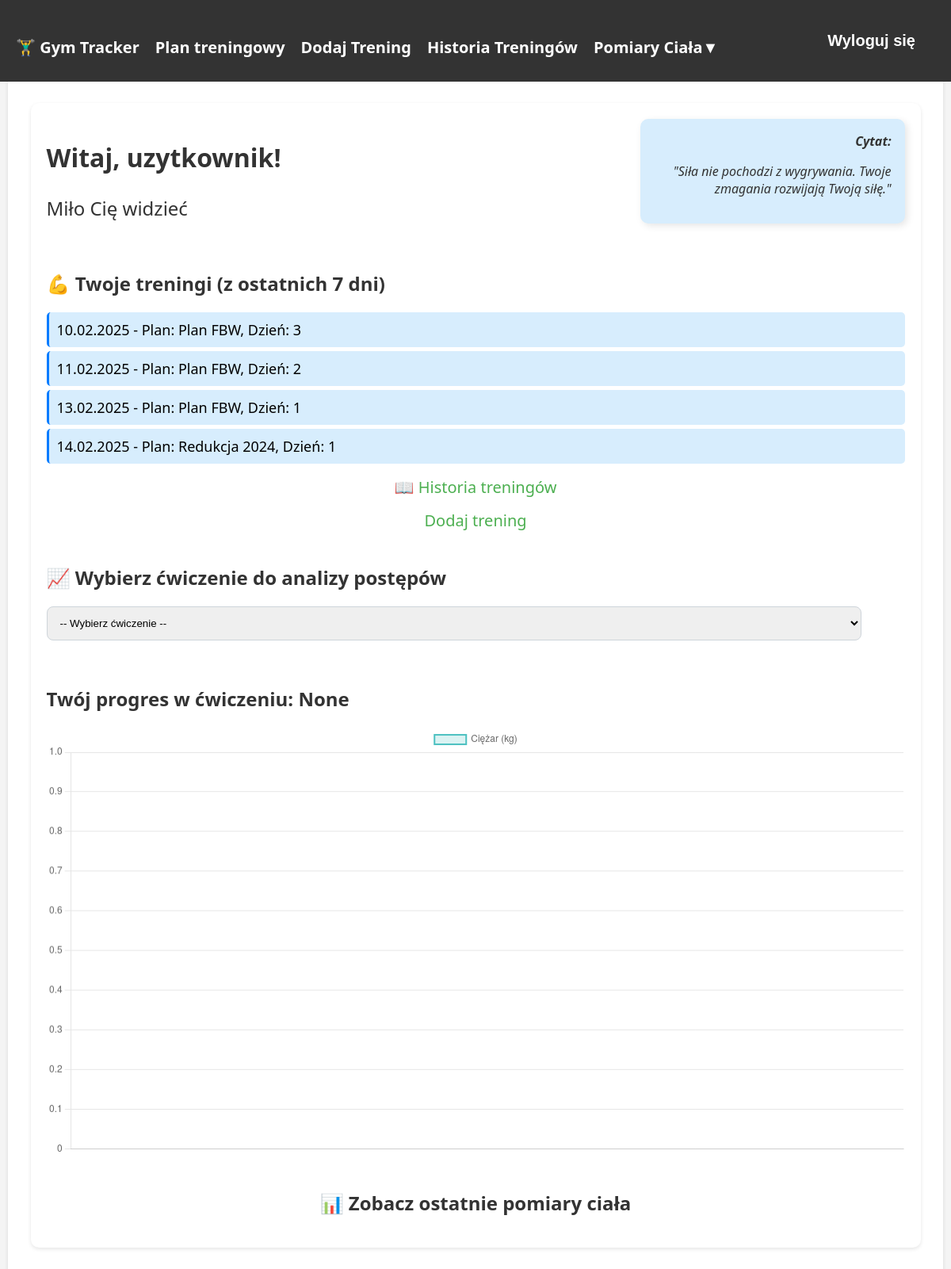
Screenshot of / (signed in) with the database file from the repository.
### tracker/models.py (models this page shows, shortened)
class Workout(models.Model):
    user = models.ForeignKey(User, on_delete=models.CASCADE)
    plan = models.ForeignKey('TrainingPlan', on_delete=models.CASCADE, null=True, blank=True)
    training_day = models.ForeignKey('TrainingDay', on_delete=models.CASCADE, null=True, blank=True)
    date = models.DateField(null=True, blank=True, default=datetime.now)

class TrainingDay(models.Model):
    plan = models.ForeignKey("TrainingPlan", on_delete=models.CASCADE, related_name="training_days")
    day_number = models.IntegerField()

class TrainingPlan(models.Model):
    PLAN_TYPE_CHOICES = [
        ('masa', 'Plan na masę'),
        ('redukcja', 'Plan na redukcję'),
        ('utrzymanie', 'Plan na utrzymanie'),
    ]
    user = models.ForeignKey(User, on_delete=models.CASCADE)
    name = models.CharField(max_length=100)
    plan_type = models.CharField(max_length=20, choices=PLAN_TYPE_CHOICES)
    days_per_week = models.IntegerField(
        validators=[MinValueValidator(1), MaxValueValidator(7)],
        verbose_name='Dni treningowe w tygodniu'
    )

### tracker/views.py (the view, shortened to what this page needs)
# urls.py: path('', dashboard, name='dashboard'),
@login_required
def dashboard(request):
    username = request.user.username
    random_quote = random.choice(MOTIVATION_QUOTES)
    recent_workouts = Workout.objects.filter(
        user=request.user,
        date__gte=now() - timedelta(days=7),
        date__lte=now().date()
    ).order_by('date')
    user_exercises = WorkoutExercise.objects.filter(workout__user=request.user).values_list('name', flat=True).distinct()
    selected_exercise = request.GET.get("exercise")
    chart_labels = []
    chart_data = []
    return render(request, "tracker/dashboard.html", {
        "username": username,
        "quote": random_quote,
        "recent_workouts": recent_workouts,
        "user_exercises": user_exercises,
        "selected_exercise": selected_exercise,
        "chart_labels": json.dumps(chart_labels),
        "chart_data": json.dumps(chart_data),
    })

### tracker/templates/tracker/dashboard.html (shortened to what this page needs)
{% extends "tracker/base.html" %}
{% block content %}
<div class="container position-relative">
    <div class="quote-box">
        <strong >Cytat:</strong>
        <p class="mb-0">"{{ quote }}"</p>
    </div>
    <h2 style="font-size: 2rem; font-weight: bold;">Witaj, {{ username }}!</h2>
    <h2 style="font-weight: normal;">Miło Cię widzieć</h2>
    <div class="row">
        <div class="col-md-10">
            <div class="card">
                <div class="card-body">
                <br>
                    <h2 class="card-title">💪 Twoje treningi (z ostatnich 7 dni)</h2>
                    {% if recent_workouts %}
                        <ul class="list-group">
                            {% for workout in recent_workouts %}
                                <li class="list-group-item d-flex justify-content-between align-items-center">
                                    <span style="font-size: 18px;">
                                        {{ workout.date|date:"d.m.Y" }} - Plan: {{ workout.training_day.plan.name }}, Dzień: {{ workout.training_day.day_number }}
                                    </span>
                                </li>
                            {% endfor %}
                        </ul>
                    {% else %}
                        <p>Nie masz zapisanych treningów z ostatnich 7 dni.</p>
                    {% endif %}
                    <a href="{% url 'workout_history' %}" class="btn btn-secondary" >📖 Historia treningów</a>
                    <a href="{% url 'add_workout' %}" class="btn btn-secondary">Dodaj trening</a>
                </div>
            </div>
        </div>
    </div>
    <br>
    <h2>📈 Wybierz ćwiczenie do analizy postępów</h2>
    <form method="get">
        <select name="exercise" class="form-control" onchange="this.form.submit()">
            <option value="">-- Wybierz ćwiczenie --</option>
        </select>
    </form>
    <br>
    {% if chart_data %}
        <h2 class="mt-4">Twój progres w ćwiczeniu: {{ selected_exercise }}</h2>
        <div>
            <canvas id="progressChart"></canvas>
        </div>
    {% endif %}
    <br>
    <div class="row">
        <div class="col-md-4">
            <div class="card">
                <div class="card-body">
                    <a href="{% url 'progress' %}" class="text-decoration-none text-dark">
                        <h2 class="card-title">📊 Zobacz ostatnie pomiary ciała</h2>
                    </a>
                </div>
            </div>
        </div>
    </div>
</div>
{% if chart_data %}
<script>
    var ctx = document.getElementById('progressChart').getContext('2d');
    var progressChart = new Chart(ctx, {
        type: 'line',
        data: {
            labels: {{ chart_labels|safe }},
            datasets: [{
                label: 'Ciężar (kg)',
                data: {{ chart_data|safe }},
                borderColor: 'rgba(75, 192, 192, 1)',
                backgroundColor: 'rgba(75, 192, 192, 0.2)',
                borderWidth: 2,
                fill: true
            }]
        },
        options: {
            responsive: true,
            scales: {
                y: {
                    beginAtZero: true
                }
            }
        }
    });
</script>
    <script>
    document.addEventListener("DOMContentLoaded", function() {
        if (window.location.search.includes("exercise=")) {
            document.getElementById("progressChart")?.scrollIntoView({ behavior: "smooth" });
        }
    });
</script>
{% endif %}
{% endblock %}

### rows the page displays
Workout: date "10.02.2025", training_day.plan.name "Plan FBW", training_day.day_number "3"
Workout: date "11.02.2025", training_day.plan.name "Plan FBW", training_day.day_number "2"
Workout: date "13.02.2025", training_day.plan.name "Plan FBW", training_day.day_number "1"
Workout: date "14.02.2025", training_day.plan.name "Redukcja 2024", training_day.day_number "1"

### other values shown
{{ username }} "uzytkownik"
{{ selected_exercise }} "None"
